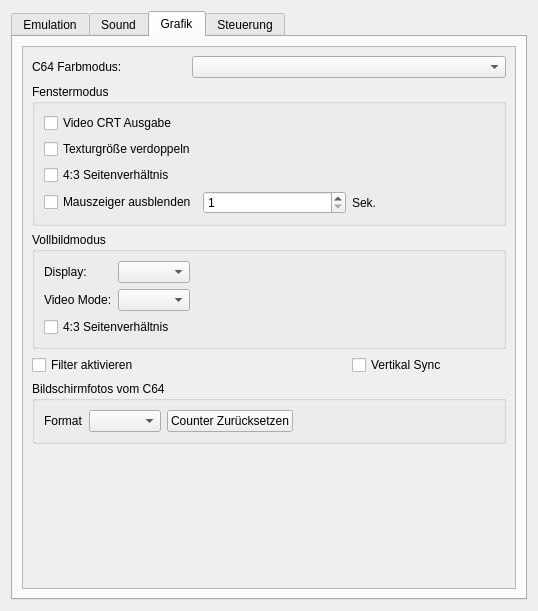
<?xml version="1.0" encoding="UTF-8"?>
<ui version="4.0">
 <class>SetupWindow</class>
 <widget class="QDialog" name="SetupWindow">
  <property name="enabled">
   <bool>true</bool>
  </property>
  <property name="geometry">
   <rect>
    <x>0</x>
    <y>0</y>
    <width>538</width>
    <height>611</height>
   </rect>
  </property>
  <property name="windowTitle">
   <string>Emu64 Einstellungen</string>
  </property>
  <layout class="QGridLayout" name="gridLayout">
   <item row="0" column="0">
    <widget class="QTabWidget" name="SetupTab">
     <property name="enabled">
      <bool>true</bool>
     </property>
     <property name="currentIndex">
      <number>2</number>
     </property>
     <property name="documentMode">
      <bool>false</bool>
     </property>
     <widget class="QWidget" name="EmualtionTab">
      <property name="enabled">
       <bool>true</bool>
      </property>
      <attribute name="title">
       <string>Emulation</string>
      </attribute>
      <layout class="QGridLayout" name="gridLayout_2">
       <item row="0" column="0">
        <widget class="QScrollArea" name="scrollArea">
         <property name="verticalScrollBarPolicy">
          <enum>Qt::ScrollBarAsNeeded</enum>
         </property>
         <property name="horizontalScrollBarPolicy">
          <enum>Qt::ScrollBarAsNeeded</enum>
         </property>
         <property name="widgetResizable">
          <bool>true</bool>
         </property>
         <widget class="QWidget" name="scrollAreaWidgetContents">
          <property name="geometry">
           <rect>
            <x>0</x>
            <y>0</y>
            <width>492</width>
            <height>532</height>
           </rect>
          </property>
          <layout class="QVBoxLayout" name="verticalLayout">
           <item>
            <widget class="QGroupBox" name="SIDGroup">
             <property name="enabled">
              <bool>true</bool>
             </property>
             <property name="title">
              <string>SID</string>
             </property>
             <layout class="QGridLayout" name="gridLayout_4">
              <property name="leftMargin">
               <number>5</number>
              </property>
              <property name="topMargin">
               <number>5</number>
              </property>
              <property name="rightMargin">
               <number>5</number>
              </property>
              <property name="bottomMargin">
               <number>5</number>
              </property>
              <property name="horizontalSpacing">
               <number>6</number>
              </property>
              <item row="3" column="0" colspan="2">
               <widget class="QCheckBox" name="SidFilterEnable">
                <property name="text">
                 <string>Filter Emulation</string>
                </property>
               </widget>
              </item>
              <item row="2" column="0" colspan="2">
               <widget class="QCheckBox" name="SidCycleExactEnable">
                <property name="text">
                 <string>Zyklengenaue Emulation</string>
                </property>
               </widget>
              </item>
              <item row="2" column="2" colspan="2">
               <widget class="QCheckBox" name="Sid6ChannelMode">
                <property name="text">
                 <string>6 Kanal Modus</string>
                </property>
               </widget>
              </item>
              <item row="0" column="1">
               <widget class="QCheckBox" name="SecondSidEnable">
                <property name="text">
                 <string>2. SID</string>
                </property>
               </widget>
              </item>
              <item row="1" column="0">
               <widget class="QComboBox" name="FirstSidTyp"/>
              </item>
              <item row="0" column="3">
               <widget class="QLabel" name="sid_io_label">
                <property name="text">
                 <string>IO Bereich</string>
                </property>
               </widget>
              </item>
              <item row="1" column="3">
               <widget class="QComboBox" name="SecondSidAddress"/>
              </item>
              <item row="1" column="1" colspan="2">
               <widget class="QComboBox" name="SecondSidTyp"/>
              </item>
              <item row="0" column="0">
               <widget class="QLabel" name="sid1_label">
                <property name="text">
                 <string>1. SID</string>
                </property>
               </widget>
              </item>
              <item row="1" column="4">
               <spacer name="horizontalSpacer_3">
                <property name="orientation">
                 <enum>Qt::Horizontal</enum>
                </property>
                <property name="sizeHint" stdset="0">
                 <size>
                  <width>40</width>
                  <height>20</height>
                 </size>
                </property>
               </spacer>
              </item>
             </layout>
            </widget>
           </item>
           <item>
            <widget class="QGroupBox" name="VICGroup">
             <property name="title">
              <string>VIC</string>
             </property>
             <layout class="QGridLayout" name="gridLayout_3">
              <property name="leftMargin">
               <number>5</number>
              </property>
              <property name="topMargin">
               <number>5</number>
              </property>
              <property name="rightMargin">
               <number>5</number>
              </property>
              <property name="bottomMargin">
               <number>5</number>
              </property>
              <item row="0" column="0">
               <widget class="QCheckBox" name="VicSpriteViewEnable">
                <property name="text">
                 <string>Sprites anzeigen</string>
                </property>
               </widget>
              </item>
              <item row="2" column="0">
               <widget class="QCheckBox" name="VicGreyDotsEnable">
                <property name="text">
                 <string>Grey Dots anzeigen</string>
                </property>
               </widget>
              </item>
              <item row="1" column="0">
               <widget class="QCheckBox" name="VicBorderViewEnable">
                <property name="text">
                 <string>Rahmen anzeigen</string>
                </property>
               </widget>
              </item>
              <item row="1" column="1">
               <widget class="QCheckBox" name="VicSprBgrCollisionEnable">
                <property name="enabled">
                 <bool>false</bool>
                </property>
                <property name="text">
                 <string>Sprite - Hintergrund Kollision</string>
                </property>
               </widget>
              </item>
              <item row="0" column="1">
               <widget class="QCheckBox" name="VicSprSprCollisionEnable">
                <property name="enabled">
                 <bool>false</bool>
                </property>
                <property name="text">
                 <string>Sprite - Sprite Kollision</string>
                </property>
               </widget>
              </item>
              <item row="0" column="2">
               <spacer name="horizontalSpacer_4">
                <property name="orientation">
                 <enum>Qt::Horizontal</enum>
                </property>
                <property name="sizeHint" stdset="0">
                 <size>
                  <width>40</width>
                  <height>20</height>
                 </size>
                </property>
               </spacer>
              </item>
             </layout>
            </widget>
           </item>
           <item>
            <widget class="QGroupBox" name="ROMGroup">
             <property name="title">
              <string>ROM Set's</string>
             </property>
             <layout class="QHBoxLayout" name="horizontalLayout_2">
              <property name="leftMargin">
               <number>5</number>
              </property>
              <property name="topMargin">
               <number>5</number>
              </property>
              <property name="rightMargin">
               <number>5</number>
              </property>
              <property name="bottomMargin">
               <number>5</number>
              </property>
              <item>
               <widget class="QComboBox" name="SelectRomSet"/>
              </item>
              <item>
               <widget class="QPushButton" name="NewRomSet">
                <property name="text">
                 <string>Neu</string>
                </property>
               </widget>
              </item>
              <item>
               <widget class="QPushButton" name="DeleteRomSet">
                <property name="text">
                 <string>Löschen</string>
                </property>
               </widget>
              </item>
              <item>
               <spacer name="horizontalSpacer_2">
                <property name="orientation">
                 <enum>Qt::Horizontal</enum>
                </property>
                <property name="sizeHint" stdset="0">
                 <size>
                  <width>40</width>
                  <height>20</height>
                 </size>
                </property>
               </spacer>
              </item>
             </layout>
            </widget>
           </item>
           <item>
            <widget class="QGroupBox" name="C64Timing">
             <property name="title">
              <string>C64 Timing</string>
             </property>
             <layout class="QHBoxLayout" name="horizontalLayout">
              <property name="spacing">
               <number>6</number>
              </property>
              <property name="leftMargin">
               <number>5</number>
              </property>
              <property name="topMargin">
               <number>5</number>
              </property>
              <property name="rightMargin">
               <number>5</number>
              </property>
              <property name="bottomMargin">
               <number>5</number>
              </property>
              <item>
               <widget class="QSpinBox" name="cycles_per_second">
                <property name="maximum">
                 <number>10000000</number>
                </property>
               </widget>
              </item>
              <item>
               <widget class="QPushButton" name="default_pal_c64">
                <property name="text">
                 <string>50,125 FPS</string>
                </property>
               </widget>
              </item>
              <item>
               <widget class="QPushButton" name="default_50hz">
                <property name="text">
                 <string>50 FPS</string>
                </property>
               </widget>
              </item>
              <item>
               <spacer name="horizontalSpacer">
                <property name="orientation">
                 <enum>Qt::Horizontal</enum>
                </property>
                <property name="sizeHint" stdset="0">
                 <size>
                  <width>40</width>
                  <height>20</height>
                 </size>
                </property>
               </spacer>
              </item>
             </layout>
            </widget>
           </item>
           <item>
            <spacer name="verticalSpacer">
             <property name="orientation">
              <enum>Qt::Vertical</enum>
             </property>
             <property name="sizeHint" stdset="0">
              <size>
               <width>20</width>
               <height>40</height>
              </size>
             </property>
            </spacer>
           </item>
          </layout>
         </widget>
        </widget>
       </item>
      </layout>
     </widget>
     <widget class="QWidget" name="SoundTab">
      <property name="enabled">
       <bool>true</bool>
      </property>
      <attribute name="title">
       <string>Sound</string>
      </attribute>
      <layout class="QGridLayout" name="gridLayout_6">
       <item row="0" column="0">
        <widget class="QScrollArea" name="scrollArea_2">
         <property name="widgetResizable">
          <bool>true</bool>
         </property>
         <widget class="QWidget" name="scrollAreaWidgetContents_3">
          <property name="geometry">
           <rect>
            <x>0</x>
            <y>0</y>
            <width>492</width>
            <height>532</height>
           </rect>
          </property>
          <layout class="QVBoxLayout" name="verticalLayout_3">
           <item>
            <widget class="QGroupBox" name="groupBox_3">
             <property name="title">
              <string>SID Volume</string>
             </property>
             <layout class="QGridLayout" name="gridLayout_5">
              <item row="1" column="0">
               <widget class="QLabel" name="SIDVolumeOut">
                <property name="font">
                 <font>
                  <pointsize>10</pointsize>
                  <weight>75</weight>
                  <bold>true</bold>
                 </font>
                </property>
                <property name="text">
                 <string>100%</string>
                </property>
                <property name="alignment">
                 <set>Qt::AlignCenter</set>
                </property>
               </widget>
              </item>
              <item row="0" column="0">
               <widget class="QDial" name="SIDVolume">
                <property name="maximum">
                 <number>100</number>
                </property>
                <property name="value">
                 <number>100</number>
                </property>
                <property name="invertedAppearance">
                 <bool>false</bool>
                </property>
                <property name="invertedControls">
                 <bool>false</bool>
                </property>
                <property name="wrapping">
                 <bool>false</bool>
                </property>
                <property name="notchTarget">
                 <double>3.600000000000000</double>
                </property>
                <property name="notchesVisible">
                 <bool>true</bool>
                </property>
               </widget>
              </item>
              <item row="0" column="1">
               <spacer name="horizontalSpacer_5">
                <property name="orientation">
                 <enum>Qt::Horizontal</enum>
                </property>
                <property name="sizeHint" stdset="0">
                 <size>
                  <width>40</width>
                  <height>20</height>
                 </size>
                </property>
               </spacer>
              </item>
             </layout>
            </widget>
           </item>
           <item>
            <spacer name="verticalSpacer_2">
             <property name="orientation">
              <enum>Qt::Vertical</enum>
             </property>
             <property name="sizeHint" stdset="0">
              <size>
               <width>20</width>
               <height>40</height>
              </size>
             </property>
            </spacer>
           </item>
          </layout>
         </widget>
        </widget>
       </item>
      </layout>
     </widget>
     <widget class="QWidget" name="GrafikTab">
      <property name="enabled">
       <bool>true</bool>
      </property>
      <attribute name="title">
       <string>Grafik</string>
      </attribute>
      <layout class="QGridLayout" name="gridLayout_8">
       <item row="0" column="0">
        <widget class="QScrollArea" name="scrollArea_3">
         <property name="widgetResizable">
          <bool>true</bool>
         </property>
         <widget class="QWidget" name="scrollAreaWidgetContents_4">
          <property name="geometry">
           <rect>
            <x>0</x>
            <y>0</y>
            <width>492</width>
            <height>532</height>
           </rect>
          </property>
          <layout class="QGridLayout" name="gridLayout_7">
           <item row="1" column="0" colspan="3">
            <widget class="QGroupBox" name="WindowGroup">
             <property name="title">
              <string>Fenstermodus</string>
             </property>
             <layout class="QGridLayout" name="gridLayout_9">
              <item row="0" column="0" colspan="2">
               <widget class="QCheckBox" name="WPal">
                <property name="toolTip">
                 <string>Schaltet die Video CRT Emulation der Grafikausgabe ein. (Sollte vorrangig benutzt werden)</string>
                </property>
                <property name="text">
                 <string>Video CRT Ausgabe</string>
                </property>
               </widget>
              </item>
              <item row="1" column="0" colspan="2">
               <widget class="QCheckBox" name="WDouble">
                <property name="toolTip">
                 <string>Verdoppelt die Textur in der Breite und in der Höhe. (Schärferes Bild beim Skalieren)</string>
                </property>
                <property name="text">
                 <string>Texturgröße verdoppeln</string>
                </property>
               </widget>
              </item>
              <item row="2" column="0" colspan="2">
               <widget class="QCheckBox" name="WAspectRatio">
                <property name="toolTip">
                 <string>Erzwingt ein Bildschirm Seitenverhältnis von 4:3</string>
                </property>
                <property name="text">
                 <string>4:3 Seitenverhältnis</string>
                </property>
               </widget>
              </item>
              <item row="3" column="0">
               <widget class="QCheckBox" name="AutoMouseHide">
                <property name="toolTip">
                 <string>Blendet den Mauszeiger nach einer einstellbaren Zeit automatisch aus.</string>
                </property>
                <property name="text">
                 <string>Mauszeiger ausblenden</string>
                </property>
               </widget>
              </item>
              <item row="3" column="1">
               <widget class="QSpinBox" name="AutoMouseHideTime">
                <property name="enabled">
                 <bool>true</bool>
                </property>
                <property name="toolTip">
                 <string>Zeit in Sekunden.</string>
                </property>
                <property name="minimum">
                 <number>1</number>
                </property>
                <property name="maximum">
                 <number>90</number>
                </property>
               </widget>
              </item>
              <item row="3" column="2">
               <widget class="QLabel" name="label_5">
                <property name="text">
                 <string>Sek.</string>
                </property>
               </widget>
              </item>
             </layout>
            </widget>
           </item>
           <item row="0" column="1" colspan="2">
            <widget class="QComboBox" name="C64Farbmodus">
             <property name="toolTip">
              <string>Setzt das C64 Farbschema wenn kein PAL ausgewählt wurde.</string>
             </property>
            </widget>
           </item>
           <item row="7" column="0" colspan="3">
            <widget class="QGroupBox" name="screenshot_group">
             <property name="enabled">
              <bool>true</bool>
             </property>
             <property name="title">
              <string>Bildschirmfotos vom C64</string>
             </property>
             <layout class="QGridLayout" name="gridLayout_11">
              <item row="0" column="0">
               <widget class="QLabel" name="label">
                <property name="text">
                 <string>Format</string>
                </property>
               </widget>
              </item>
              <item row="0" column="2">
               <widget class="QPushButton" name="ResetSShotCounter">
                <property name="toolTip">
                 <string>Setzt den Zähler für die angehängte Zahl an der Screenshot Datei zurück.</string>
                </property>
                <property name="text">
                 <string>Counter Zurücksetzen</string>
                </property>
               </widget>
              </item>
              <item row="0" column="1">
               <widget class="QComboBox" name="ScreenshotFormat">
                <property name="enabled">
                 <bool>true</bool>
                </property>
                <property name="toolTip">
                 <string>Hier kann man das Screenshot Format einstellen.</string>
                </property>
               </widget>
              </item>
              <item row="0" column="3">
               <spacer name="horizontalSpacer_7">
                <property name="orientation">
                 <enum>Qt::Horizontal</enum>
                </property>
                <property name="sizeHint" stdset="0">
                 <size>
                  <width>40</width>
                  <height>20</height>
                 </size>
                </property>
               </spacer>
              </item>
             </layout>
            </widget>
           </item>
           <item row="8" column="0">
            <spacer name="verticalSpacer_3">
             <property name="orientation">
              <enum>Qt::Vertical</enum>
             </property>
             <property name="sizeHint" stdset="0">
              <size>
               <width>20</width>
               <height>40</height>
              </size>
             </property>
            </spacer>
           </item>
           <item row="0" column="0">
            <widget class="QLabel" name="label_Farbmodus">
             <property name="text">
              <string>C64 Farbmodus:</string>
             </property>
            </widget>
           </item>
           <item row="2" column="0" colspan="3">
            <widget class="QGroupBox" name="FullscreenGroup">
             <property name="enabled">
              <bool>true</bool>
             </property>
             <property name="title">
              <string>Vollbildmodus</string>
             </property>
             <layout class="QGridLayout" name="gridLayout_10">
              <item row="2" column="0" colspan="2">
               <widget class="QCheckBox" name="FAspectRatio">
                <property name="toolTip">
                 <string>Erzwingt ein Bildschirm Seitenverhältnis von 4:3</string>
                </property>
                <property name="text">
                 <string>4:3 Seitenverhältnis</string>
                </property>
               </widget>
              </item>
              <item row="1" column="0">
               <widget class="QLabel" name="label_6">
                <property name="text">
                 <string>Video Mode:</string>
                </property>
               </widget>
              </item>
              <item row="0" column="1">
               <widget class="QComboBox" name="DisplayList"/>
              </item>
              <item row="0" column="0">
               <widget class="QLabel" name="label_7">
                <property name="text">
                 <string>Display:</string>
                </property>
               </widget>
              </item>
              <item row="1" column="1">
               <widget class="QComboBox" name="VideoModes"/>
              </item>
              <item row="1" column="2">
               <spacer name="horizontalSpacer_6">
                <property name="orientation">
                 <enum>Qt::Horizontal</enum>
                </property>
                <property name="sizeHint" stdset="0">
                 <size>
                  <width>40</width>
                  <height>20</height>
                 </size>
                </property>
               </spacer>
              </item>
             </layout>
            </widget>
           </item>
           <item row="3" column="2">
            <widget class="QCheckBox" name="Vsync">
             <property name="enabled">
              <bool>true</bool>
             </property>
             <property name="text">
              <string>Vertikal Sync</string>
             </property>
            </widget>
           </item>
           <item row="3" column="0" colspan="2">
            <widget class="QCheckBox" name="WFilter">
             <property name="enabled">
              <bool>true</bool>
             </property>
             <property name="toolTip">
              <string>Schaltet einen Bilineare Filterung mit zu. (Das Bild wird etwas verwaschener)</string>
             </property>
             <property name="text">
              <string>Filter aktivieren</string>
             </property>
            </widget>
           </item>
          </layout>
         </widget>
        </widget>
       </item>
      </layout>
     </widget>
     <widget class="QWidget" name="SteuerungTab">
      <property name="enabled">
       <bool>true</bool>
      </property>
      <attribute name="title">
       <string>Steuerung</string>
      </attribute>
      <layout class="QGridLayout" name="gridLayout_12">
       <item row="0" column="0">
        <widget class="QScrollArea" name="scrollArea_4">
         <property name="widgetResizable">
          <bool>true</bool>
         </property>
         <widget class="QWidget" name="scrollAreaWidgetContents_5">
          <property name="geometry">
           <rect>
            <x>0</x>
            <y>0</y>
            <width>492</width>
            <height>532</height>
           </rect>
          </property>
          <layout class="QGridLayout" name="gridLayout_13">
           <item row="0" column="0">
            <widget class="QGroupBox" name="groupBox">
             <property name="title">
              <string>Virtuelle - Joystick's</string>
             </property>
             <layout class="QGridLayout" name="gridLayout_14">
              <property name="leftMargin">
               <number>5</number>
              </property>
              <property name="topMargin">
               <number>5</number>
              </property>
              <property name="rightMargin">
               <number>5</number>
              </property>
              <property name="bottomMargin">
               <number>5</number>
              </property>
              <item row="0" column="0">
               <widget class="QTableWidget" name="VJoySlots">
                <property name="selectionMode">
                 <enum>QAbstractItemView::NoSelection</enum>
                </property>
                <property name="selectionBehavior">
                 <enum>QAbstractItemView::SelectItems</enum>
                </property>
                <property name="showGrid">
                 <bool>true</bool>
                </property>
                <property name="gridStyle">
                 <enum>Qt::SolidLine</enum>
                </property>
                <attribute name="horizontalHeaderCascadingSectionResizes">
                 <bool>false</bool>
                </attribute>
                <attribute name="horizontalHeaderHighlightSections">
                 <bool>false</bool>
                </attribute>
                <attribute name="verticalHeaderHighlightSections">
                 <bool>false</bool>
                </attribute>
               </widget>
              </item>
             </layout>
            </widget>
           </item>
           <item row="1" column="0">
            <widget class="QGroupBox" name="groupBox_2">
             <property name="title">
              <string>Maus 1351</string>
             </property>
             <layout class="QFormLayout" name="formLayout">
              <item row="0" column="0">
               <widget class="QLabel" name="label_2">
                <property name="text">
                 <string>Port</string>
                </property>
               </widget>
              </item>
              <item row="0" column="1">
               <widget class="QComboBox" name="MausPort">
                <property name="enabled">
                 <bool>true</bool>
                </property>
                <property name="sizePolicy">
                 <sizepolicy hsizetype="Preferred" vsizetype="Fixed">
                  <horstretch>0</horstretch>
                  <verstretch>0</verstretch>
                 </sizepolicy>
                </property>
                <property name="maximumSize">
                 <size>
                  <width>100</width>
                  <height>16777215</height>
                 </size>
                </property>
                <property name="toolTip">
                 <string>Hier kann man das Screenshot Format einstellen.</string>
                </property>
                <item>
                 <property name="text">
                  <string>1</string>
                 </property>
                </item>
                <item>
                 <property name="text">
                  <string>2</string>
                 </property>
                </item>
               </widget>
              </item>
              <item row="1" column="0" colspan="2">
               <widget class="QLabel" name="label_3">
                <property name="styleSheet">
                 <string notr="true">color: rgb(255, 0, 0);</string>
                </property>
                <property name="text">
                 <string>Aktivieren der Maus im C64 Bildschirm mit Strg+Li. Maustaste</string>
                </property>
               </widget>
              </item>
             </layout>
            </widget>
           </item>
          </layout>
         </widget>
        </widget>
       </item>
      </layout>
     </widget>
    </widget>
   </item>
  </layout>
 </widget>
 <resources/>
 <connections/>
</ui>
